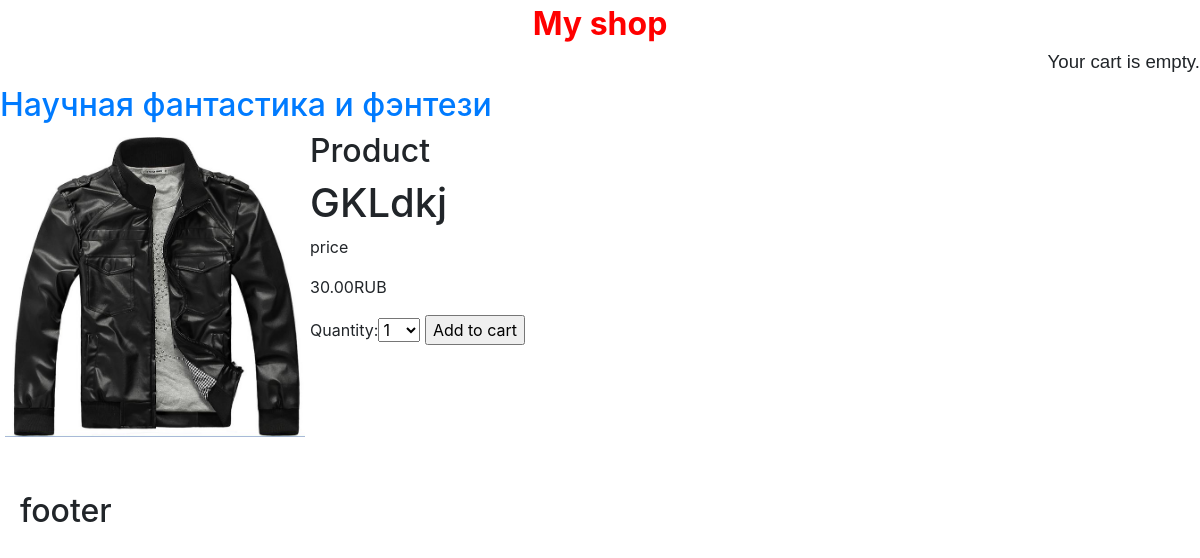
The app's page /1/gkldkj/ with its own data.
### shop/models.py (models this page shows, shortened)
class Product(models.Model):
    category = models.ForeignKey(Category, related_name='products')
    name = models.CharField(max_length=200, db_index=True)
    slug = models.SlugField(max_length=200, db_index=True)
    image = models.ImageField(upload_to='products/%Y/%m/%d', blank=True)
    description = models.TextField(blank=True)
    price = models.DecimalField(max_digits=10, decimal_places=2)
    stock = models.PositiveIntegerField()
    available = models.BooleanField(default=True)
    created = models.DateTimeField(auto_now_add=True)
    updated = models.DateTimeField(auto_now=True)
    class Meta:
        ordering = ('name',)
        index_together = (('id', 'slug'),)

class Category(models.Model):
    name = models.CharField(max_length=200, db_index=True)
    slug = models.SlugField(max_length=200, db_index=True, unique=True)
    class Meta:
        ordering = ('name',)
        verbose_name = 'Категория'
        verbose_name_plural = 'Категории'
    def get_absolute_url(self):
        return reverse('shop:product_list_by_category',
                        args=[self.slug])
    def __str__(self):
        return self.name

### shop/views.py (the view)
def product_detail(request, id, slug):
    product = get_object_or_404(Product,
                                id=id,
                                slug=slug,
                                available=True)
    cart_product_form = CartAddProductForm()
    return render(request, 'shop/product/detail.html', {'product': product,
                                                        'cart_product_form': cart_product_form})

### cart/forms.py
class CartAddProductForm(forms.Form):
    quantity = forms.TypedChoiceField(choices=PRODUCT_QUANTITY_CHOICES, coerce=int)
    update = forms.BooleanField(required=False, initial=False, widget=forms.HiddenInput)

### cart/cart.py (called while the page is built)
    def __len__(self):
        return sum(item['quantity'] for item in self.cart.values())

### cart/context_processors.py (called while the page is built)
def cart(request):
    return {'cart': Cart(request)}

### shop/templates/shop/product/detail.html (shortened to what this page needs)
{% extends "shop/base.html" %}
{% load static %}
{% block content %}
    <div class="product-detail">
		 <h2><a href="{{ product.category.get_absolute_url }}">{{ product.category }}</a></h2>
        <img src="{% if product.image %}{{ product.image.url }}{% else %}{% static "img/no_image.png" %}{% endif %}" width="300" height="300"
  alt="Иллюстрация" align="left"vspace="5" hspace="5">
		<h2>Product</h2>
        <h1>{{ product.name }}</h1>
		<p>price</p>
        <p class="price">{{ product.price }}RUB</p>
<form action="{% url "cart:cart_add" product.id %}" method="post">
    {{ cart_product_form }}
    <input type="submit" value="Add to cart">
</form>
    </div>
{% endblock %}

### records on screen
Product: category "Научная фантастика и фэнтези", image (picture), name "GKLdkj", price "30.00"
